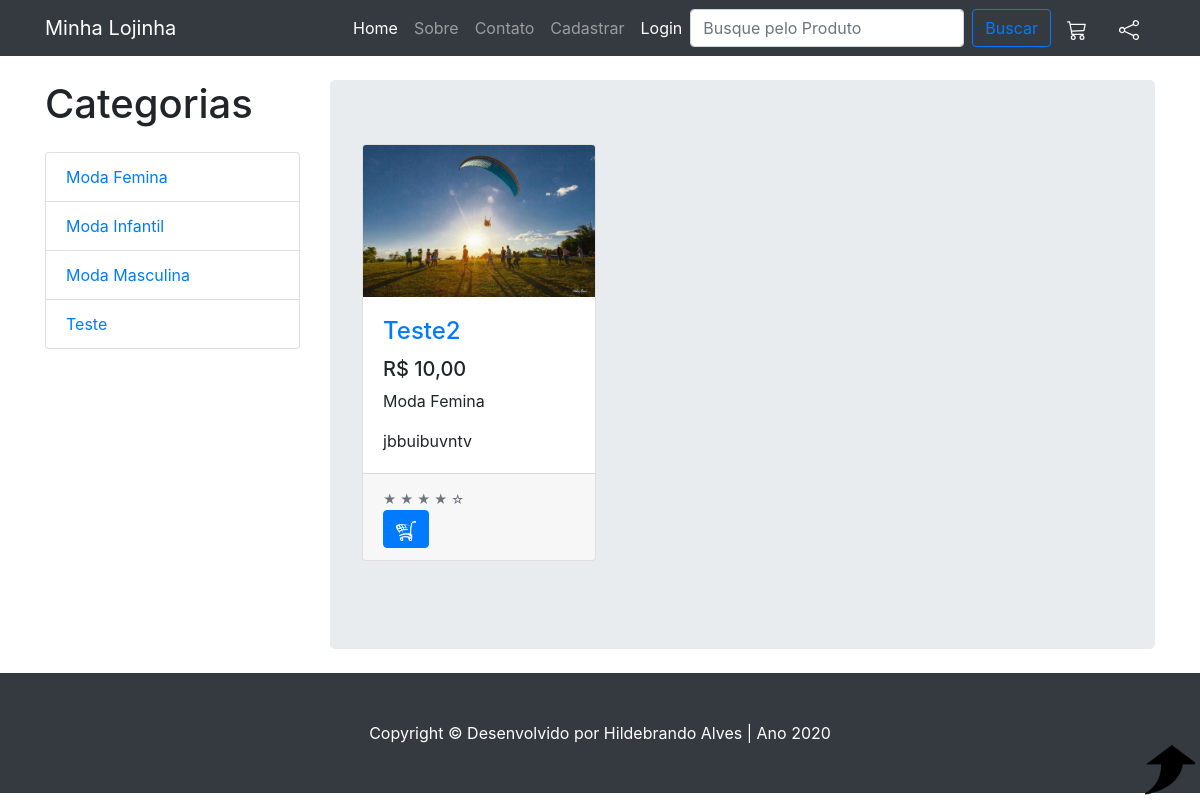
/Categoria.php?nome_categoria=Moda Femina, run on the app's committed database.
### tables this page shows
CREATE TABLE IF NOT EXISTS `categorias` (
  `id_categoria` int(11) NOT NULL AUTO_INCREMENT,
  `nome_categoria` varchar(50) DEFAULT NULL,
  PRIMARY KEY (`id_categoria`)
);

CREATE TABLE IF NOT EXISTS `produtos` (
  `id_produto` int(11) NOT NULL AUTO_INCREMENT,
  `nome` varchar(50) DEFAULT NULL,
  `nome_categoria` varchar(50) DEFAULT NULL,
  `preco` varchar(10) DEFAULT NULL,
  `qtd` int(10) DEFAULT NULL,
  `descricao` varchar(100) DEFAULT NULL,
  `imagem` varchar(50) DEFAULT NULL,
  `data_cadastro` datetime DEFAULT NULL,
  PRIMARY KEY (`id_produto`)
);

### Categoria.php (the view)
<?php include('menu.php'); ?>
 <div class="col-lg-9">
       <header class="jumbotron my-4">
	    <div class="row"><?php
		if (isset($_GET["nome_categoria"])) {
		$nome_categoria = filter_input(INPUT_GET, 'nome_categoria', FILTER_SANITIZE_STRING);
		$listarDados = mysqli_query($conn, "SELECT * FROM produtos WHERE nome_categoria = '$nome_categoria'");
		while($escrever = mysqli_fetch_array($listarDados)) { ?>
          <div class="col-lg-4 col-md-6 mb-4">
            <div class="card h-100">
              <a href="Produto?id_produto=<?php echo $escrever['id_produto']; ?>"><img class="card-img-top" src="upload/<?php echo $escrever['imagem']; ?>" alt=""></a>
              <div class="card-body">
                <h4 class="card-title">
                  <a href="Produto?id_produto=<?php echo $escrever['id_produto']; ?>"><?php echo $escrever['nome']; ?></a>
                </h4>
                <h5> R$ <?php echo $escrever['preco']; ?></h5>
				<p class="card-text"><?php echo $escrever['nome_categoria']; ?></p>
                <p class="card-text"><?php echo $escrever['descricao']; ?></p>
              </div>
              <div class="card-footer">
                <small class="text-muted">&#9733; &#9733; &#9733; &#9733; &#9734;</small>
				&nbsp;&nbsp;&nbsp;&nbsp;&nbsp;&nbsp;&nbsp;&nbsp;&nbsp;&nbsp;&nbsp;&nbsp;&nbsp;&nbsp;&nbsp;<a class="btn btn-primary" href="carrinho.php?acao=add&id_produto=<?php echo $escrever['id_produto']?>" class="card-link">
				<img src="Template/img/carrinho.png" width="20" height="20" alt="" /></a>
              </div>
            </div>
          </div>
        <?php
		}} else { ?>
			<div class="container"><header class="jumbotron my-4"><center style="color: #FF0000;"> Categoria não Encontrada!!! </center></header></div>
		<?php } ?>
		</div>
		</header>
      </div>
<?php include('rodape.php'); ?>

### Categorias.php
<?php include('Models/Conexaodb.php'); ?>
    <div class="col-lg-3">
        <h1 class="my-4"> Categorias </h1>
        <div class="list-group"><?php
			$listarDados = mysqli_query($conn, "SELECT * FROM categorias ORDER BY nome_categoria");
			while($escrever = mysqli_fetch_array($listarDados)) { ?>
			<a href="Categoria.php?nome_categoria=<?php echo $escrever['nome_categoria']; ?>" class="list-group-item"><?php echo $escrever['nome_categoria']; ?></a>
        <?php } ?>
		</div>
    </div>

### Template/css/shop-homepage.css (style rules this page uses)
body { padding-top: 56px; }

### data on the page
categorias: nome_categoria "Moda Femina"
categorias: nome_categoria "Moda Infantil"
categorias: nome_categoria "Moda Masculina"
categorias: nome_categoria "Teste"
produtos: imagem (picture), nome "Teste2", preco "10,00", nome_categoria "Moda Femina", descricao "jbbuibuvntv"
